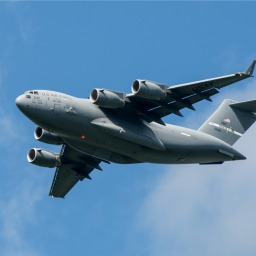
#> input picture images/plane_256x256.jpg, 256 x 256 px
$ python exmple-08-10--removing-backgrounds--grabCut.py
#> lines starting #> are read from the running program, lines starting #| are printed output that depends on the picture; after the words box and inside, x2 and y2 are one past the last pixel; in counts of white or black regions, pixels touching at a corner belong together
"""
Isolate the foreground of an image.
->
Use the GrabCut algorithm applied to a rectangle around the desired foreground.

GrabCut assumes everything outside this rectangle to be background and
uses that information to figure out what is likely background inside the rectangle.

See also:
https://grabcut.weebly.com/background--algorithm.html
"""
import cv2
import numpy as np
from matplotlib import pyplot as plt

# Load image and convert to RGB
image_bgr = cv2.imread('../images/plane_256x256.jpg')
#> image_bgr is the input picture: shape (256, 256, 3); mean B, G, R 169, 133.1, 90.5
image_rgb = cv2.cvtColor(image_bgr, cv2.COLOR_BGR2RGB)
# array([[[107, 163, 212],
#         [105, 161, 210],
#         [106, 159, 209],
#         ...,
#         [ 93, 154, 208],
#         [ 93, 154, 208],
#         [ 93, 154, 208]],
# ...

image_rgb.shape
# (256, 256, 3)

image_rgb.shape[:2]
# (256, 256)

# Rectangle values: start x, start y, width, height
rectangle = (0, 56, 256, 150)

# Create initial mask
mask = np.zeros(image_rgb.shape[:2], np.uint8)
# array([[0, 0, 0, ..., 0, 0, 0],
#        [0, 0, 0, ..., 0, 0, 0],
#        [0, 0, 0, ..., 0, 0, 0],
#        ...,
#        [0, 0, 0, ..., 0, 0, 0],
#        [0, 0, 0, ..., 0, 0, 0],
#        [0, 0, 0, ..., 0, 0, 0]], dtype=uint8)

# Create temporary arrays used by grabCut
bgdModel = np.zeros((1, 65), np.float64)
fgdModel = np.zeros((1, 65), np.float64)

# Apply grabCut
cv2.grabCut(
    image_rgb,  # image
    mask,
    rectangle,
    bgdModel,  # temporary array for background
    fgdModel,  # temporary array for foreground
    5,  # number of iterations
    cv2.GC_INIT_WITH_RECT,  # Initiative with rectangle
)
#  array([[ 3.58154888e-01,  8.87617088e-02,  3.07697254e-01,
#           1.13518959e-01,  1.31867190e-01,  7.96318152e+01,
#           1.42454486e+02,  1.96163325e+02,  1.40773485e+02,
#           1.71938179e+02,  2.02640425e+02,  8.75006618e+01,
#           1.47160084e+02,  1.98042076e+02,  1.57438822e+02,
#           1.80246601e+02,  2.04860838e+02,  1.07784298e+02,
#           1.56056079e+02,  1.99441645e+02,  3.09994177e+00,
#           1.84301846e+00,  1.62402157e+00,  1.84301846e+00,
#           1.54184190e+00,  1.25685013e+00,  1.62402157e+00,
#           1.25685013e+00,  1.19260792e+00,  5.27600890e+01,
#           2.06015484e+01, -2.68975642e+00,  2.06015484e+01,
#           9.12440808e+00, -5.92622844e-01, -2.68975642e+00,
#          -5.92622844e-01,  3.30876427e+00,  3.16907519e+01,
#           1.60270623e+01,  1.08697040e+01,  1.60270623e+01,
#           1.18544150e+01,  8.73398185e+00,  1.08697040e+01,
#           8.73398185e+00,  9.72473606e+00,  3.29471636e+01,
#           1.37922770e+01,  4.86997954e+00,  1.37922770e+01,
#           6.46184645e+00,  2.61003495e+00,  4.86997954e+00,
#           2.61003495e+00,  3.11413102e+00,  1.03842777e+02,
#           6.22674605e+01,  4.21094055e+01,  6.22674605e+01,
#           5.60925963e+01,  5.97935033e+01,  4.21094055e+01,
#           5.97935033e+01,  8.70934738e+01]]),
#  array([[ 1.10787481e-01,  4.91235503e-01,  6.42906318e-02,
#           8.17137107e-02,  2.51972674e-01,  1.87519120e+02,
#           1.99339866e+02,  2.08411090e+02,  1.87338292e+01,
#           3.38337646e+01,  3.88560802e+01,  9.80716639e+01,
#           1.48253707e+02,  1.94682867e+02,  1.47928710e+02,
#           1.66134802e+02,  1.81419313e+02,  7.41319882e+01,
#           9.19571248e+01,  1.03572720e+02,  2.26931279e+02,
#           2.00957890e+02,  1.51364989e+02,  2.00957890e+02,
#           2.10070437e+02,  1.94049099e+02,  1.51364989e+02,
#           1.94049099e+02,  2.35460068e+02,  1.27453194e+02,
#           1.39865520e+02,  1.17164259e+02,  1.39865520e+02,
#           1.63677411e+02,  1.42650288e+02,  1.17164259e+02,
#           1.42650288e+02,  1.42496212e+02,  1.93854008e+02,
#           9.48681446e+01,  4.23233860e+01,  9.48681446e+01,
#           6.03359624e+01,  3.82435561e+01,  4.23233860e+01,
#           3.82435561e+01,  4.64422600e+01,  1.61039636e+02,
#           5.85540041e+01, -7.41321293e+01,  5.85540041e+01,
#           6.21360733e+01,  6.29752319e+01, -7.41321293e+01,
#           6.29752319e+01,  2.44240897e+02,  1.41964084e+03,
#           1.31252731e+03,  1.20907846e+03,  1.31252731e+03,
#           1.28507088e+03,  1.22846865e+03,  1.20907846e+03,
#           1.22846865e+03,  1.22734559e+03]]))

np.unique(mask)
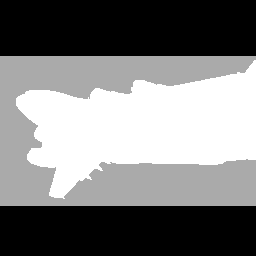
#> mask: shape (256, 256); min 0, max 3, mean 1.46; drawn with min black and max white
# array([0, 2, 3], dtype=uint8)

# Create new mask where sure (mask == 0) and likely (mask == 2) backgrounds set to 0, otherwise 1
new_mask = np.where((mask == 0) | (mask == 2), 0, 1).astype('uint8')
# array([[0, 0, 0, ..., 0, 0, 0],
#        [0, 0, 0, ..., 0, 0, 0],
#        [0, 0, 0, ..., 0, 0, 0],
#        ...,
#        [0, 0, 0, ..., 0, 0, 0],
#        [0, 0, 0, ..., 0, 0, 0],
#        [0, 0, 0, ..., 0, 0, 0]], dtype=uint8)
new_mask.shape
# (256, 256)
np.unique(new_mask)
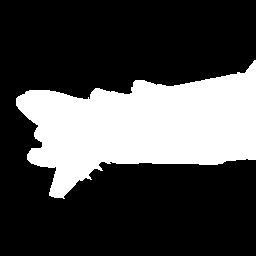
#> new_mask: shape (256, 256); values 0 (black) and 1 (white), 28.8% white; 1 white region, box (x1, y1, x2, y2) and area: (16, 60, 256, 199) 18865
# array([0, 1], dtype=uint8)

# Show mask
plt.imshow(mask, cmap='gray'), plt.axis("off")
plt.show()
# The black region is the area outside the rectangle that is assumed to be background.
# The gray area is what GrabCut considered likely background,
# while the white area is likely foreground.

mask_mapped = np.zeros(mask.shape, np.uint8)
mask_mapped[mask == 0] = 0  # black
mask_mapped[mask == 2] = 127  # gray
mask_mapped[mask == 3] = 255  # white
cv2.imwrite(
    'exmple-08-10--removing-backgrounds--grabCut-1.jpg',
    mask_mapped,
)
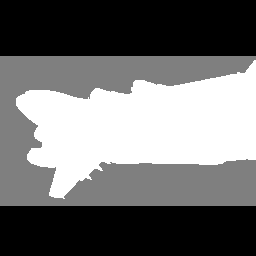
#> saved as exmple-08-10--removing-backgrounds--grabCut-1.jpg: shape (256, 256); min 0, max 255, mean 111.3

# Show new_mask: merged black and gray regions
plt.imshow(new_mask, cmap='gray'), plt.axis("off")
plt.show()

cv2.imwrite(
    'exmple-08-10--removing-backgrounds--grabCut-2.jpg',
    new_mask * 255,
)
# 0 * 255 = 0 (black)
# 1 * 255 = 255 (white)

# Apply new_mask to the image so that only the foreground remains.
# ->
# Multiply image with new mask to subtract background.
new_mask[:, :, np.newaxis]
# array([[[0],
#         [0],
#         [0],
#         ...,
#         [0],
#         [0],
#         [0]],
# ...
image_rgb_nobg = image_rgb * new_mask[:, :, np.newaxis]
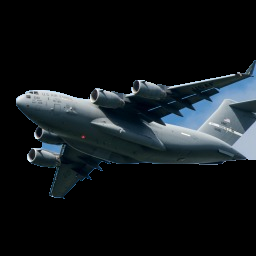
#> image_rgb_nobg: shape (256, 256, 3); mean R, G, B 19.3, 24.4, 27.5

# Show image
plt.imshow(image_rgb_nobg), plt.axis("off")
plt.show()

cv2.imwrite(
    'exmple-08-10--removing-backgrounds--grabCut-3.jpg',
    cv2.cvtColor(image_rgb_nobg, cv2.COLOR_RGB2BGR),
)
